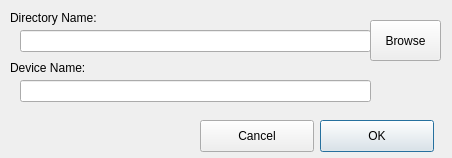
<?xml version="1.0" encoding="UTF-8"?>
<ui version="4.0">
 <class>CreateWorkingDir</class>
 <widget class="QDialog" name="CreateWorkingDir">
  <property name="geometry">
   <rect>
    <x>0</x>
    <y>0</y>
    <width>452</width>
    <height>158</height>
   </rect>
  </property>
  <property name="sizePolicy">
   <sizepolicy hsizetype="Fixed" vsizetype="Fixed">
    <horstretch>0</horstretch>
    <verstretch>0</verstretch>
   </sizepolicy>
  </property>
  <property name="minimumSize">
   <size>
    <width>452</width>
    <height>158</height>
   </size>
  </property>
  <property name="maximumSize">
   <size>
    <width>452</width>
    <height>158</height>
   </size>
  </property>
  <property name="windowTitle">
   <string>Create Working Directory</string>
  </property>
  <widget class="QLineEdit" name="txtDirName">
   <property name="geometry">
    <rect>
     <x>20</x>
     <y>30</y>
     <width>351</width>
     <height>22</height>
    </rect>
   </property>
  </widget>
  <widget class="QLabel" name="label">
   <property name="geometry">
    <rect>
     <x>10</x>
     <y>10</y>
     <width>111</width>
     <height>16</height>
    </rect>
   </property>
   <property name="text">
    <string>Directory Name:</string>
   </property>
  </widget>
  <widget class="QPushButton" name="btnBrowseDirName">
   <property name="geometry">
    <rect>
     <x>370</x>
     <y>20</y>
     <width>71</width>
     <height>41</height>
    </rect>
   </property>
   <property name="text">
    <string>Browse</string>
   </property>
  </widget>
  <widget class="QPushButton" name="btnCancel">
   <property name="geometry">
    <rect>
     <x>200</x>
     <y>120</y>
     <width>114</width>
     <height>32</height>
    </rect>
   </property>
   <property name="text">
    <string>Cancel</string>
   </property>
  </widget>
  <widget class="QPushButton" name="btnOK">
   <property name="geometry">
    <rect>
     <x>320</x>
     <y>120</y>
     <width>114</width>
     <height>32</height>
    </rect>
   </property>
   <property name="text">
    <string>OK</string>
   </property>
   <property name="default">
    <bool>true</bool>
   </property>
  </widget>
  <widget class="QLabel" name="label_2">
   <property name="geometry">
    <rect>
     <x>10</x>
     <y>60</y>
     <width>111</width>
     <height>16</height>
    </rect>
   </property>
   <property name="text">
    <string>Device Name:</string>
   </property>
  </widget>
  <widget class="QLineEdit" name="txtDeviceName">
   <property name="geometry">
    <rect>
     <x>20</x>
     <y>80</y>
     <width>351</width>
     <height>22</height>
    </rect>
   </property>
  </widget>
 </widget>
 <resources/>
 <connections/>
</ui>
